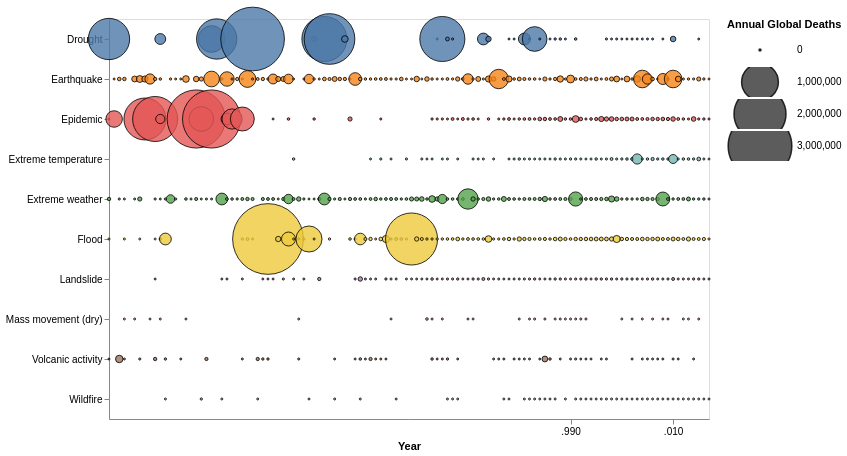

Vega-Lite specification stored for this chart:
### Vega-Lite specification from a JSON file in a GitHub repository (floating-point values rounded to 4 significant figures; data arrays with more than 128 entries replaced by an {"elided": "..."} marker saying what was removed)
{"$schema": "https://vega.github.io/schema/vega-lite/v4.json", "data": {"values": {"elided": "803 records"}}, "width": 600, "height": 400, "transform": [{"filter": "datum.Entity !== 'All natural disasters'"}], "mark": {"type": "circle", "opacity": 0.8, "stroke": "black", "strokeWidth": 1}, "encoding": {"x": {"field": "Year", "type": "temporal", "axis": {"grid": false}}, "y": {"field": "Entity", "type": "nominal", "axis": {"title": ""}}, "size": {"field": "Deaths", "type": "quantitative", "title": "Annual Global Deaths", "legend": {"clipHeight": 30}, "scale": {"rangeMax": 5000}}, "color": {"field": "Entity", "type": "nominal", "legend": null}}}
